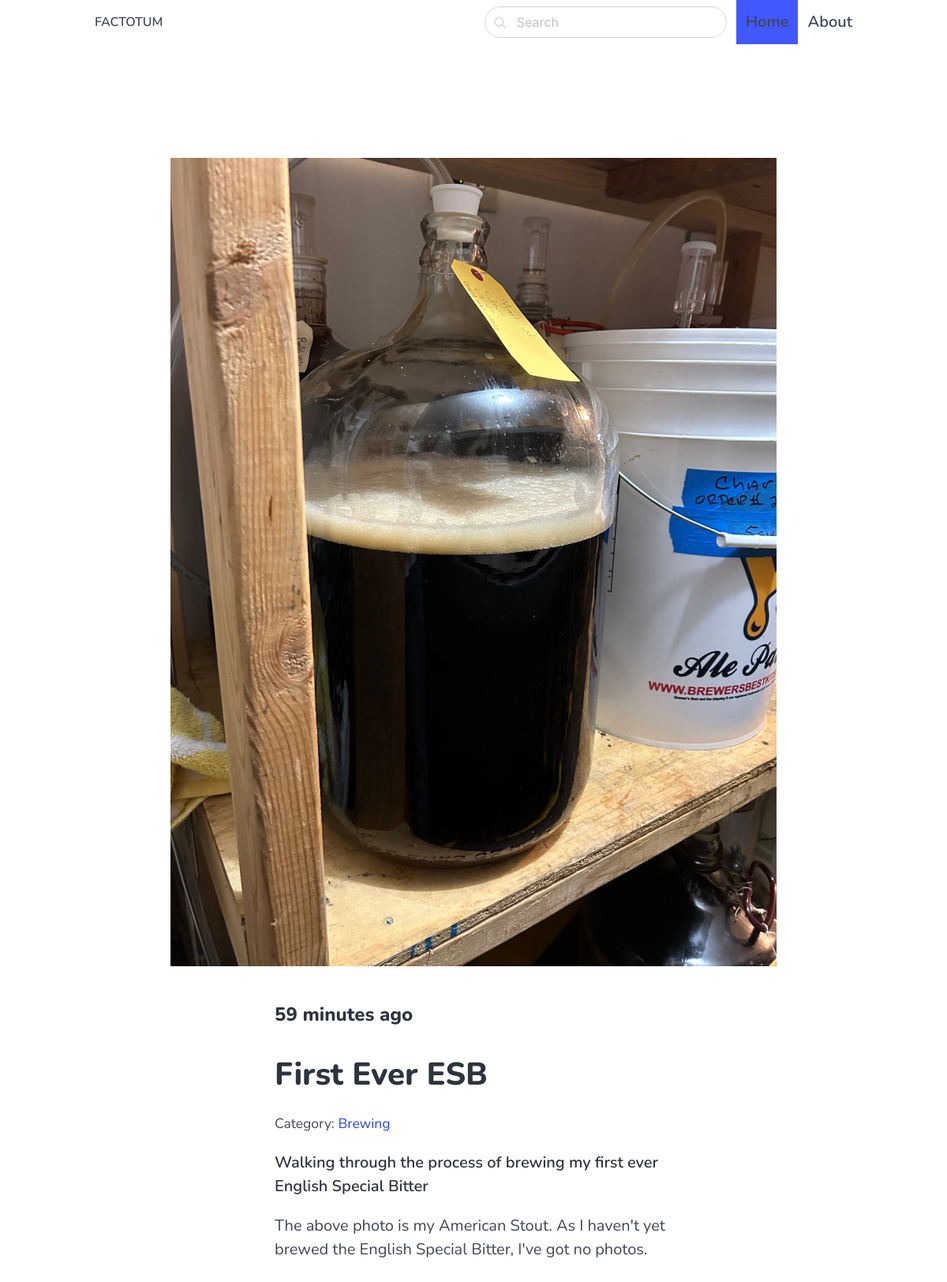
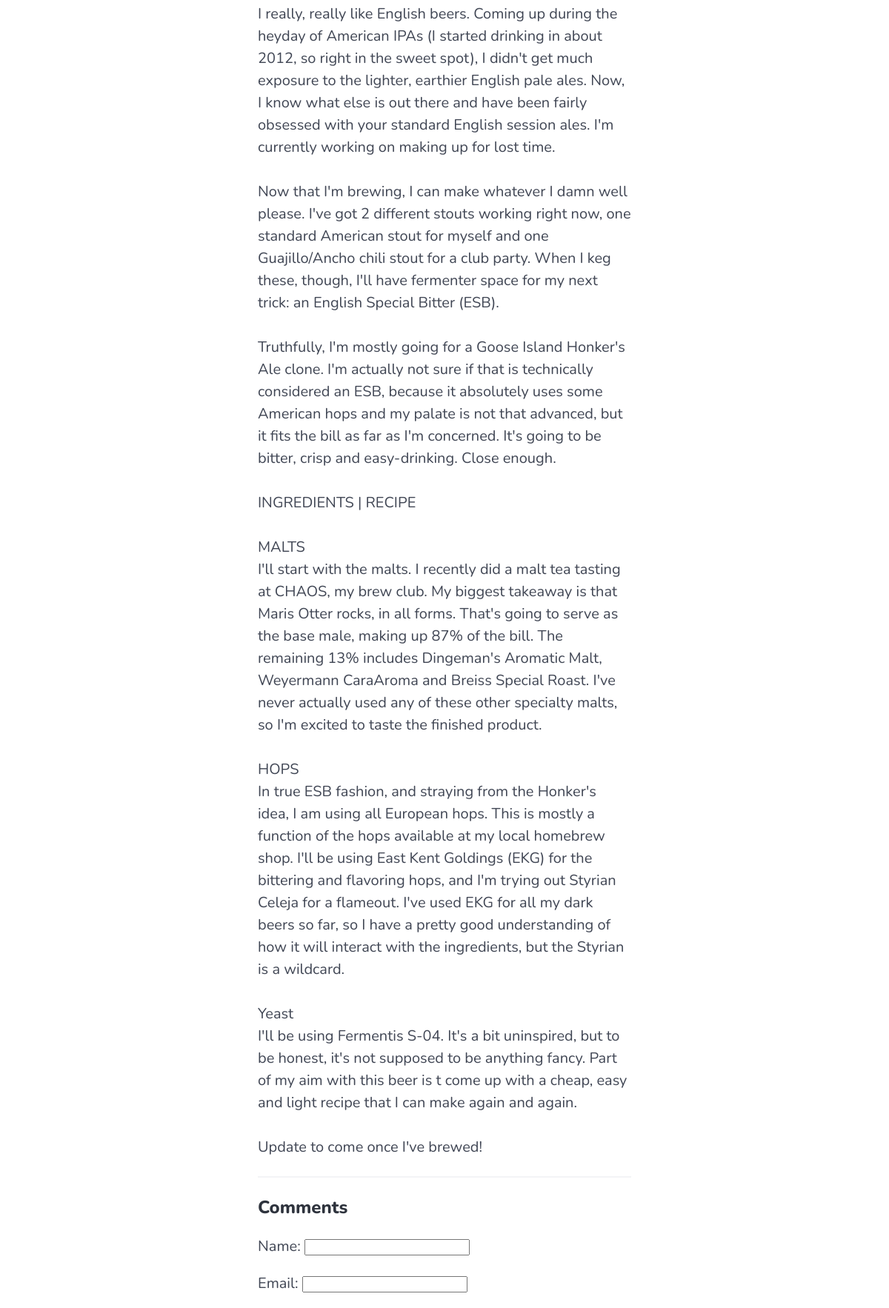
Screenshot of /brewing/first-ever-esb (upper part) with the database file from the repository (2 pictures, top to bottom).
### post/models.py (models this page shows, shortened)
class Post(models.Model):
    ACTIVE = 'active'
    DRAFT = 'draft'
    CHOICES_STATUS = (
        (ACTIVE, 'Active'),
        (DRAFT, 'Draft')
    )
    category = models.ForeignKey(Category, related_name='posts', on_delete=models.CASCADE)
    title = models.CharField(max_length=255)
    slug = models.SlugField()
    intro = models.TextField()
    body = models.TextField()
    created_at = models.DateTimeField(auto_now_add=True)
    status = models.CharField(max_length=10, choices=CHOICES_STATUS, default=ACTIVE)
    image = models.ImageField(upload_to='uploads/', blank=True, null=True)
    class Meta:
        ordering = ('-created_at',)

class Category(models.Model):
    title = models.CharField(max_length=255)
    slug = models.SlugField()
    class Meta:
        ordering = ('title',)
        verbose_name_plural = 'Categories'
    def __str__(self):
        return self.title

### post/views.py (the view)
# urls.py: path('<slug:category_slug>/<slug:slug>', views.detail, name='post_detail'),
def detail(request, category_slug, slug):
    post = get_object_or_404(Post, slug=slug, status=Post.ACTIVE)
    if request.method == 'POST':
        form = CommentForm(request.POST)
        if form.is_valid():
            comment = form.save(commit=False)
            comment.post = post
            comment.save()
            return redirect('post_detail', slug=slug)
    else:
        form = CommentForm()
    form = CommentForm()
    return render(request, 'blog/detail.html', {'post': post, 'form': form})

### post/forms.py
class CommentForm(forms.ModelForm):
    class Meta:
        model = Comment
        fields = ('name', 'email', 'body',)

### post/templates/blog/detail.html (shortened to what this page needs)
{% extends 'core/base.html' %}
{% block content %}
<section class="hero ">
    <div class="hero-body">
      <div class="container">
        <section class="section">
            {% if post.image %}
            <figure class="image mb-6">
                <img src="{{ post.image.url }}">
            </figure>
            {% endif %}
            <div class="columns">
                <div class="column is-8 is-offset-2">
                    <div class="content is-medium">
                            <h2 class="subtitle is-4">{{ post.created_at|timesince}} ago</h2>
                                <h1 class="title">
                                {{ post.title }}
                                </h1>
                                <p><small>Category: <a href="{% url 'category_detail' post.category.slug %}">{{ post.category }}</a></small></p>
                            <p><strong>
                                {{ post.intro }}
                            </strong></p>
                            <p>{{ post.body|safe }}</p>
                            <hr>
                            <h2 class="subtitle is-4"> Comments</h2>
                            <form method="post" class="mb-6">
                                {{ form.as_p }}
                            </form>
                    </div>
                </div>
            </div>
        </div>
    </div>
</section>
{% endblock %}

### core/templates/core/base.html (style rules this page uses)
body { font-family: 'Nunito', 'Times New Roman', Times, serif; }

### rows the page displays
Post: image (picture), created_at "59 minutes", title "First Ever ESB", category "Brewing", intro "Walking through the process of brewing my first ever English Special Bitter", body "The above photo is my American Stout. As I haven't yet brewed the English Special Bitter, I've got no photos. I really, really like English beers. Coming up during the heyday of American IPAs (I started drinking in about 2012, so right in the sweet spot), I didn't get much exposure to the lighter, earthier English pale ales. Now, I know what else is out there and have been fairly obsessed with your standard English session ales. I'm currently working on making up for lost time. Now that I'm brewing, I can make whatever I damn well please. I've got 2 different stouts working right now, one standard American stout for myself and one Guajillo/Ancho chili stout for a club party. When I keg…"
